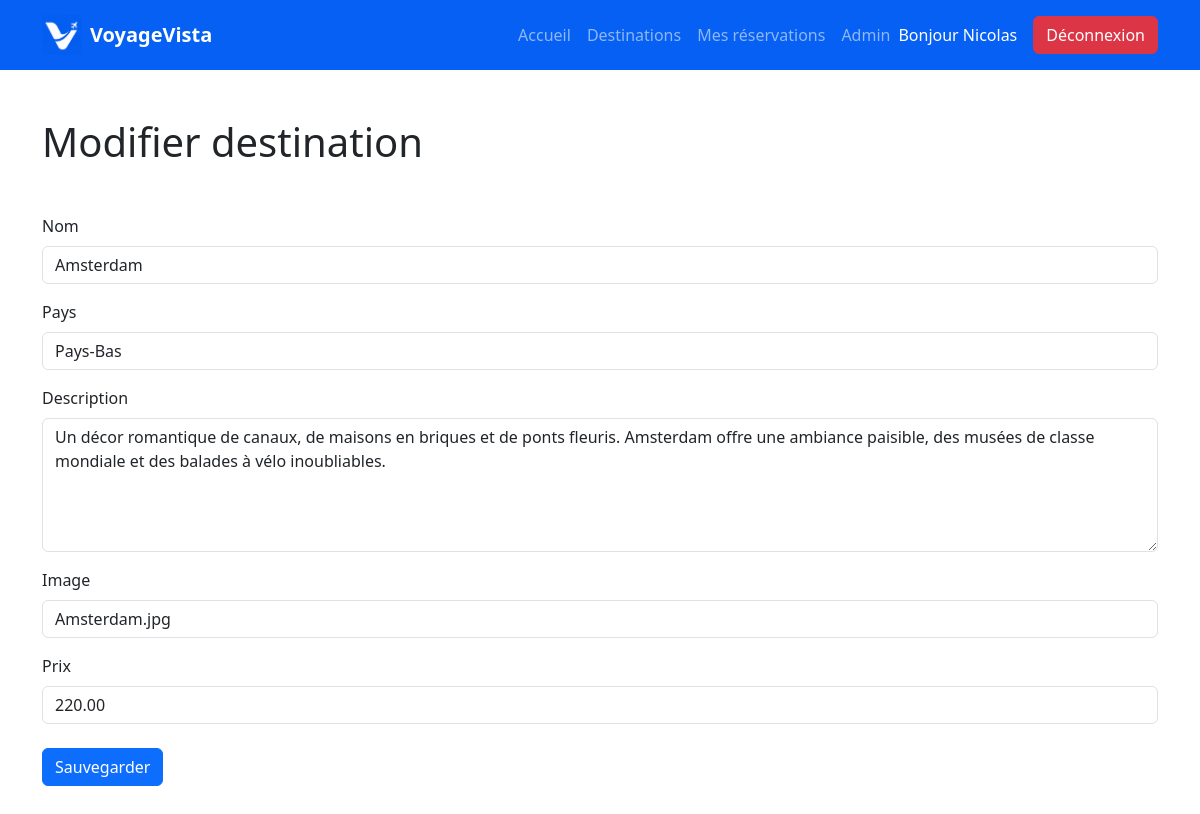
The page /admin/edit-destination.php?id=9 (signed in) on the database its author committed.
### tables this page shows
CREATE TABLE `destinations` (
  `id` int(11) NOT NULL,
  `name` varchar(150) NOT NULL,
  `country` varchar(150) NOT NULL,
  `description` text NOT NULL,
  `image` varchar(255) NOT NULL,
  `price` decimal(10,2) NOT NULL,
  `created_at` timestamp NOT NULL DEFAULT CURRENT_TIMESTAMP
);

### models/destinationModel.php (called while the page is built, shortened)
<?php
require_once __DIR__ . "/../config/database.php";
function getDestinationById($id) {
    global $pdo;
    $stmt = $pdo->prepare(
        "SELECT * FROM destinations
         WHERE id = ?"
    );
    $stmt->execute([$id]);
    return $stmt->fetch();
};
?>

### admin/edit-destination.php (the view, shortened to what this page needs)
<?php
require_once __DIR__ . "/../models/destinationModel.php";
$id = intval($_GET["id"]);
$destination =
    getDestinationById($id);
?>
<!DOCTYPE html>
<html lang="fr">
<head>
    <link rel="stylesheet"
          href="../assets/css/bootstrap.min.css">
    <link rel="stylesheet"
          href="../assets/css/style.css">
</head>
<body>
<?php include __DIR__ . '/../includes/navbar.php'; ?>
<div class="container py-5">
    <h1 class="mb-5">
        Modifier destination
    </h1>
    <form method="POST">
        <div class="mb-3">
            <label class="form-label">
                Nom
            </label>
            <input type="text"
                   name="name"
                   class="form-control"
                   value="<?= $destination["name"]; ?>"
                   required>
        </div>
        <div class="mb-3">
            <label class="form-label">
                Pays
            </label>
            <input type="text"
                   name="country"
                   class="form-control"
                   value="<?= $destination["country"]; ?>"
                   required>
        </div>
        <div class="mb-3">
            <label class="form-label">
                Description
            </label>
            <textarea name="description"
                      class="form-control"
                      rows="5"
                      required><?= $destination["description"]; ?></textarea>
        </div>
        <div class="mb-3">
            <label class="form-label">
                Image
            </label>
            <input type="text"
                   name="image"
                   class="form-control"
                   value="<?= $destination["image"]; ?>"
                   required>
        </div>
        <div class="mb-4">
            <label class="form-label">
                Prix
            </label>
            <input type="number"
                   step="0.01"
                   name="price"
                   class="form-control"
                   value="<?= $destination["price"]; ?>"
                   required>
        </div>
        <button type="submit"
                class="btn btn-primary">
            Sauvegarder
        </button>
    </form>
</div>
</body>
</html>

### rows shown on the page
destinations: name "Amsterdam", country "Pays-Bas", description "Un décor romantique de canaux, de maisons en briques et de ponts fleuris. Amsterdam offre une ambiance paisible, des musées de classe mondiale et des balades à vélo inoubliables.", image "Amsterdam.jpg", price "220.00"

### other values the page prints
$_SESSION["user_name"] "Nicolas"
